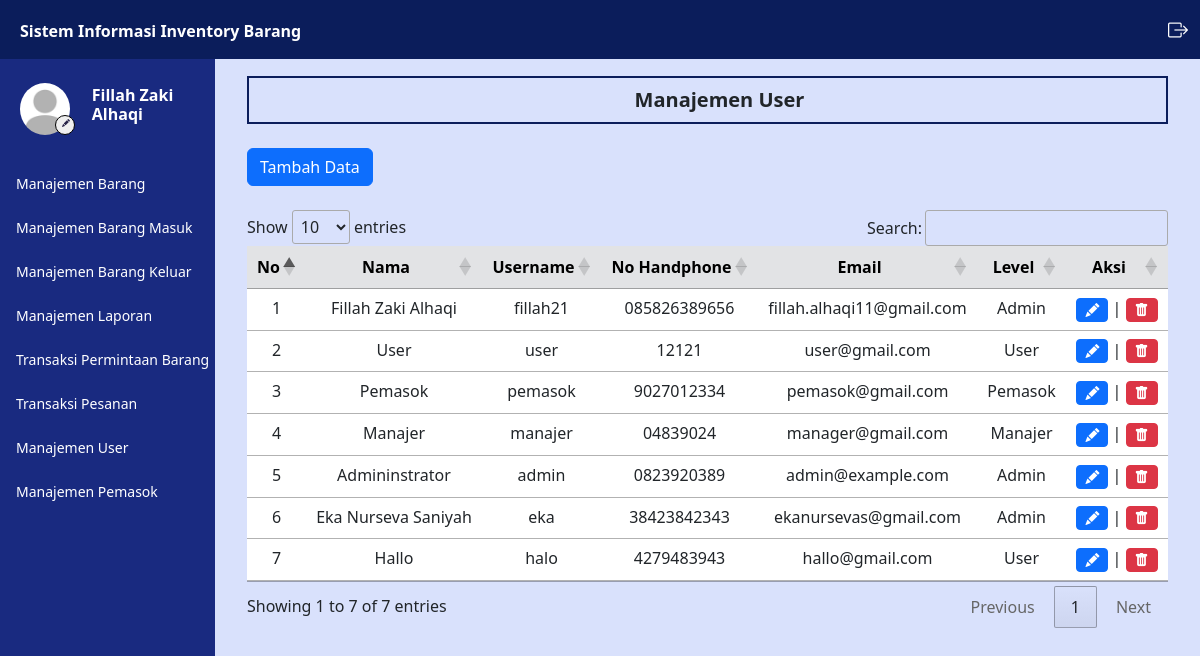
The page /admin/user.php (signed in) on the database its author committed.
### tables this page shows
CREATE TABLE `user` (
  `iduser` int(11) NOT NULL,
  `username` varchar(50) NOT NULL,
  `password` varchar(100) NOT NULL,
  `nama` varchar(50) NOT NULL,
  `email` varchar(50) NOT NULL,
  `telepon` varchar(50) NOT NULL,
  `alamat` text NOT NULL,
  `instansi` varchar(50) DEFAULT NULL,
  `level` varchar(10) NOT NULL,
  `foto` varchar(100) DEFAULT NULL
);

### controller/MainController.php (called while the page is built, shortened)
<?php
    $conn = mysqli_connect("localhost","root","","inventory");
    function query($query) {
        global $conn;
        $result = mysqli_query($conn, $query);
        $rows = [];
        while ($row = mysqli_fetch_assoc($result)) {
            $rows[] = $row;
        }
        return $rows;
    }
    function generateRandomKey()
    {
        $keyLength = 32;
        $randomBytes = openssl_random_pseudo_bytes($keyLength, $strong);
        if (!$strong) {
            $randomBytes = random_bytes($keyLength);
        }
        return base64_encode($randomBytes);
    }
    function enkripsi($kata)
    {
        $key = generateRandomKey();
        $string = openssl_encrypt($kata, 'AES-256-CBC', $key, 0, substr($key, 0, 16));
        $hasilEnkripsi = base64_encode($key . $string);
        return $hasilEnkripsi;
    }
    function dekripsi($kata)
    {
        $string = base64_decode($kata);
        $key = substr($string, 0, 44);
        $enkripsi = substr($string, 44);
        $hasil = openssl_decrypt($enkripsi, 'AES-256-CBC', $key, 0, substr($key, 0, 16));
        return $hasil;
    }
    function cari_user() {
        $id = dekripsi($_COOKIE['SIIB']);
        $result = query("SELECT * FROM user WHERE iduser = '$id'");
        if(count($result) == 1) {
            $result = $result[0];
            return $result;
        } else {
            echo "<script>
                    document.location.href='../logout.php';
                  </script>";
            exit;
        }
    }
    function validasi_admin() {
        $result = cari_user();
    }
?>

### admin/user.php (the view, shortened to what this page needs)
<?php
    $data_user = query("SELECT * FROM user");
?>
<html lang="en">
<head>
    <link href="https://cdn.jsdelivr.net/npm/bootstrap@5.3.0/dist/css/bootstrap.min.css" rel="stylesheet"
>
    <link rel="stylesheet" href="https://cdn.datatables.net/1.13.4/css/jquery.dataTables.min.css">
    <link rel="stylesheet" href="https://cdn.jsdelivr.net/npm/bootstrap-icons@1.11.3/font/bootstrap-icons.min.css">
    <link rel="stylesheet" href="../style.css">
</head>
<body>
    <div class="content">
        <?php
        require_once('../navbar/navbar.php');
        ?>
        <div class="main-container m-0">
            <div class="d-flex">
                <?php
                require_once('../navbar/sidebar.php');
                ?>
                <div class="contents px-3 py-3 mx-3">
                    <div class="box1">
                        <h5 class="text-dark mb-0 ms-4 text-center fw-bold">
                            Manajemen User
                        </h5>
                    </div>
                    <div class="mt-4 ">
                        <a class="btn btn-primary" href="../insert/user.php">Tambah Data</a>
                    </div>
                    <div class="mt-4">
                        <table id="example" class="table table-hover text-center">
                            <thead>
                                <tr class="table-secondary">
                                    <th class="text-center" scope="col">No</th>
                                    <th class="text-center" scope="col">Nama</th>
                                    <th class="text-center" scope="col">Username</th>
                                    <th class="text-center" scope="col">No Handphone</th>
                                    <th class="text-center" scope="col">Email</th>
                                    <th class="text-center" scope="col">Level</th>
                                    <th class="text-center" scope="col">Aksi</th>
                                </tr>
                            </thead>
                            <tbody>
                                <?php
                                    $i = 1;
                                    foreach($data_user as $daus) :
                                ?>
                                    <tr>
                                        <td>
                                            <?= $i; ?>
                                        </td>
                                        <td>
                                            <?= $daus['nama']; ?>
                                        </td>
                                        <td>
                                            <?= $daus['username']; ?>
                                        </td>
                                        <td>
                                            <?= $daus['telepon']; ?>
                                        </td>
                                        <td>
                                            <?= $daus['email']; ?>
                                        </td>
                                        <td>
                                            <?= $daus['level']; ?>
                                        </td>
                                        <td>
                                            <a href="../edit/user.php?id=<?= enkripsi($daus['iduser']); ?>" class="btn btn-sm btn-primary">
                                                <i class="bi bi-pencil-fill"></i>
                                            </a>
                                            |
                                            <button type="button" class="btn  btn-danger btn-sm" id="delete" data-bs-toggle="modal" data-bs-target="#delete_<?= $daus['iduser']; ?>">
                                                <i class="bi bi-trash-fill"></i>
                                            </button>
                                        </td>
                                    </tr>
                                <?php
                                    $i++;
                                    endforeach;
                                ?>
                            </tbody>
                        </table>
                    </div>
                </div>
            </div>
        </div>
    </div>
</body>
</html>

### navbar/sidebar.php
<?php
    validasi_admin();
?>
<div class="sidebar" id="side_nav">
    <div class="content-side">
        <div class="profil pt-3">
            <div class="row d-flex align-items-center">
                <div class="col-sm-5 me-0">
                    <img src="../img/profil/<?= $user['foto']; ?>" class="rounded-circle" alt="profi">
                    <a href="../admin/profil.php">
                        <button class="rounded-circle"><i class="bi bi-pencil-fill"></i></button>
                    </a>
                </div>
                <div class="col-sm-7 text-white pe-3 p-0 m-0">
                    <h6 class="fw-bold">
                        <?= $user['nama']; ?>
                    </h6>
                </div>
            </div>
        </div>
        <div class="">
            <ul class="list-unstyled pt-3 fw-medium">
                <li class="">
                    <a href="../admin/barang.php" class="text-decoration-none d-block">
                        <span>Manajemen Barang</span>
                    </a>
                </li>
                <li class="">
                    <a href="../admin/barang_masuk.php" class="text-decoration-none d-block">
                        <span>Manajemen Barang Masuk</span>
                    </a>
                </li>
                <li class="">
                    <a href="../admin/barang_keluar.php" class="text-decoration-none d-block">
                        <span>Manajemen Barang Keluar</span>
                    </a>
                </li>
                <li class="">
                    <a href="../admin/laporan.php" class="text-decoration-none d-block">
                        <span>Manajemen Laporan</span>
                    </a>
                </li>
                <li class="">
                    <a href="../admin/transaksi.php" class="text-decoration-none d-block">
                        <span>Transaksi Permintaan Barang</span>
                    </a>
                </li>
                <li class="">
                    <a href="../admin/transaksi_pesan.php" class="text-decoration-none d-block">
                        <span>Transaksi Pesanan</span>
                    </a>
                </li>
                <li class="">
                    <a href="../admin/user.php" class="text-decoration-none d-block">
                        <span>Manajemen User</span>
                    </a>
                </li>
                <li class="">
                    <a href="../admin/pemasok.php" class="text-decoration-none d-block">
                        <span>Manajemen Pemasok</span>
                    </a>
                </li>
            </ul>
        </div>
    </div>
</div>

### style.css (style rules this page uses)
body { background: #d9e1fc; margin: 0; padding: 0; border: 0; }
.content { min-height: 100vh; width: 100%; }
.sidebar { background: #192a80; min-width: 215px; max-width: 215px; transition: all ease-in 0.3s; min-height: 100vh; }
.sidebar ul { padding: 0 11px; }
.sidebar li { margin: 7px 0; }
.sidebar li a { color: white; padding: 8px 5px; font-size: 14px; margin-left: 0; }
.content-side { position: fixed; margin-top: 60px; }
.sidebar .profil img { width: 50px; height: 66px; margin-left:20px; padding: 7px 0; display: block; transition: all ease-in 0.3s; object-fit: cover; }
.sidebar .profil button { border: 1px solid black; position: absolute; margin-top: -27px; margin-left: 55px; width: 20px; height: 20px; }
.sidebar .profil button i { font-size: 8px; color: #272247; margin-top: -6px; margin-left: -3px; position: absolute; }
.contents { width: 100%; margin-top: 60px; }
.box1 { border: #0b1d5b solid 2px; padding: 10px; }

### rows shown on the page
user: foto (placeholder picture), nama "Fillah Zaki Alhaqi", username "fillah21", telepon "085826389656", email "fillah.alhaqi11@gmail.com", level "Admin"
user: nama "User", username "user", telepon "12121", email "user@gmail.com", level "User"
user: nama "Pemasok", username "pemasok", telepon "9027012334", email "pemasok@gmail.com", level "Pemasok"
user: nama "Manajer", username "manajer", telepon "04839024", email "manager@gmail.com", level "Manajer"
user: nama "Admininstrator", username "admin", telepon "0823920389", email "admin@example.com", level "Admin"
user: nama "Eka Nurseva Saniyah", username "eka", telepon "38423842343", email "ekanursevas@gmail.com", level "Admin"
user: nama "Hallo", username "halo", telepon "4279483943", email "hallo@gmail.com", level "User"
